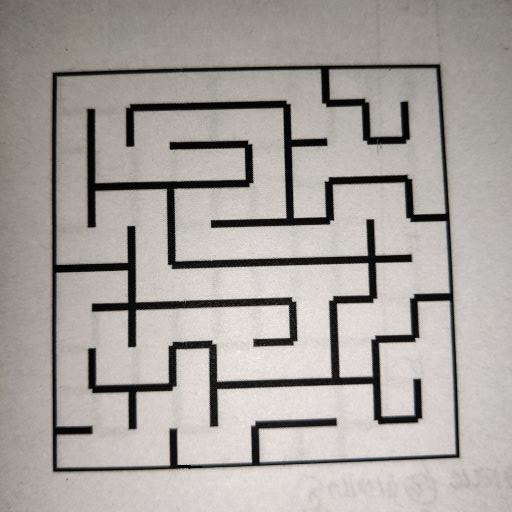
#> input picture task_1b_detect_and_encode_maze/test_cases/maze08.jpg, 512 x 512 px
$ jupyter execute --allow-errors Untitled.ipynb
#> lines starting #> are read from the running program, lines starting #| are printed output that depends on the picture; after the words box and inside, x2 and y2 are one past the last pixel; in counts of white or black regions, pixels touching at a corner belong together
[cell 1]
import cv2 as cv
import numpy as np
from matplotlib import pyplot as plt
import imutils

[cell 2]
image = cv.imread("maze08.jpg",1)
#> image is the input picture: shape (512, 512, 3); mean B, G, R 158.2, 162.1, 166.8
orig = image.copy()

[cell 3]
image

[cell 4]
plt.imshow(image)
plt.show()

[cell 5]
gray = cv.cvtColor(image, cv.COLOR_BGR2GRAY)

[cell 6]
gray = cv.GaussianBlur(gray, (9,9), 2)
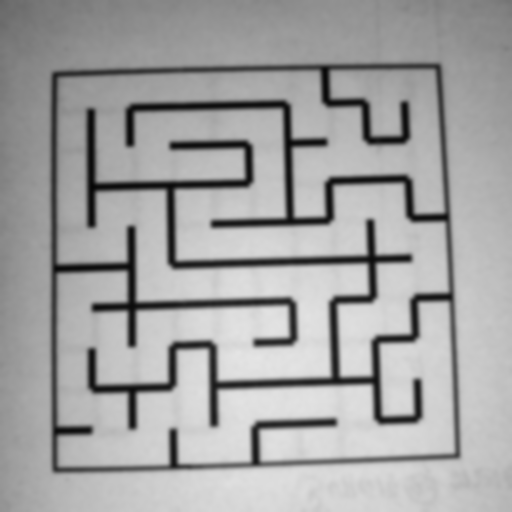
#> gray: shape (512, 512); min 5, max 229, mean 163.1
plt.imshow(gray)
imgplot1 = plt.imshow(gray, cmap='gray')

[cell 7]
edged = cv.Canny(gray, 50, 200)
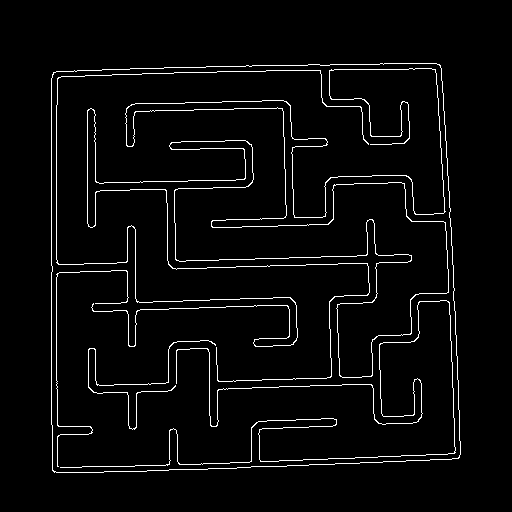
#> edged: shape (512, 512); 3.6% white in thin lines or dots, all inside (x1, y1, x2, y2) = (51, 63, 461, 473)

plt.imshow(edged)
imgplot = plt.imshow(edged, cmap='gray')
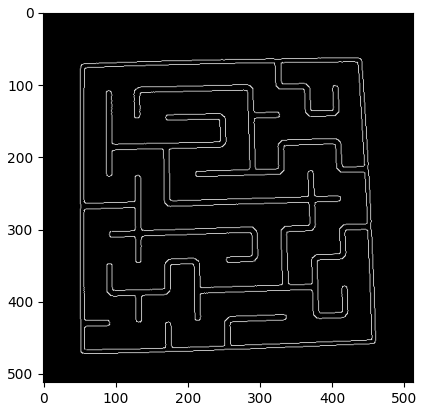
#> figure drawn by matplotlib, 1 panel

[cell 8]
cnts = cv.findContours(edged.copy(), cv.RETR_LIST, cv.CHAIN_APPROX_SIMPLE)
#> cnts = 7 contours, 1 with area under 20; largest, box (x1, y1, x2, y2) and area: (51, 63, 461, 473) 160265, (51, 63, 461, 473) 160258, (87, 68, 449, 382) 133, (60, 300, 456, 468) 44, (56, 70, 369, 347) 44, (88, 340, 216, 430) 28
cnts
#> Out has the same summary as cnts

[cell 9]
if len(cnts) == 2:
        cnts = cnts[0]

    # if the length of the contours tuple is '3' then we are using
    # either OpenCV v3, v4-pre, or v4-alpha
elif len(cnts) == 3:
        cnts = cnts[1]

[cell 10]
cnts = sorted(cnts, key = cv.contourArea, reverse = True)
# loop over the contours

	# show the contour (outline) of the piece of paper

[cell 11]
len1 = len(cnts)
#> len1 = 7
len1
#> Out = 7

[cell 12]
for c in cnts:
# approximate the contour
    peri = cv.arcLength(c, True)
    approx = cv.approxPolyDP(c, 0.05 * peri, True)
    print(len(approx))
# if our approximated contour has four points, then we
# can assume that we have found our screen
    if len(approx) == 4:
        screenCnt = approx
        break
#> this loop made 1 pass
#> (peri, screenCnt) on pass 1: (1612.2, [[439, 64], [53, 72], [54, 472], [459, 457]])
#| 4

[cell 13]
print("STEP 2: Find contours of paper")
print(screenCnt)
#| [[[439  64]]
#|  [[ 53  72]]
#|  [[ 54 472]]
#|  [[459 457]]]
cv.drawContours(image, [screenCnt], -1, (0, 255, 0), 2)
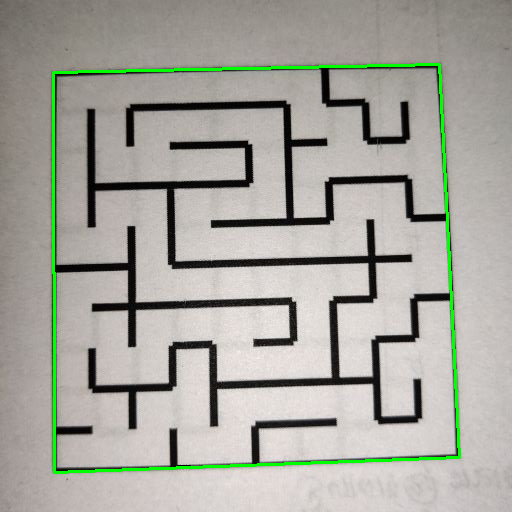
#> image: shape (512, 512, 3); 1.81% of pixels changed, all inside (x1, y1, x2, y2) = (52, 63, 461, 474)

[cell 14]
plt.imshow(image)
plt.show()

[cell 15]
pts = screenCnt.reshape(4, 2)
#> pts = [[439, 64], [53, 72], [54, 472], [459, 457]]
print(pts)
#| [[439  64]
#|  [ 53  72]
#|  [ 54 472]
#|  [459 457]]

[cell 16]
rect = np.zeros((4, 2), dtype = "float32")
# the top-left point will have the smallest sum, whereas
# the bottom-right point will have the largest sum
s = pts.sum(axis = 1)
#> s = [503, 125, 526, 916]
rect[0] = pts[np.argmin(s)]
rect[2] = pts[np.argmax(s)]
# now, compute the difference between the points, the
# top-right point will have the smallest difference,
# whereas the bottom-left will have the largest difference
diff = np.diff(pts, axis = 1)
#> diff = [-375, 19, 418, -2]
rect[1] = pts[np.argmin(diff)]
rect[3] = pts[np.argmax(diff)]
# return the ordered coordinates
print(rect)

[cell 17]
(tl, tr, br, bl) = rect
# compute the width of the new image, which will be the
# maximum distance between bottom-right and bottom-left
# x-coordiates or the top-right and top-left x-coordinates
widthA = np.sqrt(((br[0] - bl[0]) ** 2) + ((br[1] - bl[1]) ** 2))
widthB = np.sqrt(((tr[0] - tl[0]) ** 2) + ((tr[1] - tl[1]) ** 2))
maxWidth = max(int(widthA), int(widthB))
# compute the height of the new image, which will be the
# maximum distance between the top-right and bottom-right
# y-coordinates or the top-left and bottom-left y-coordinates
heightA = np.sqrt(((tr[0] - br[0]) ** 2) + ((tr[1] - br[1]) ** 2))
heightB = np.sqrt(((tl[0] - bl[0]) ** 2) + ((tl[1] - bl[1]) ** 2))
maxHeight = max(int(heightA), int(heightB))
print(f"max width{maxWidth} and max height = {maxHeight}")
# now that we have the dimensions of the new image, construct
# the set of destination points to obtain a "birds eye view",
# (i.e. top-down view) of the image, again specifying points
# in the top-left, top-right, bottom-right, and bottom-left
# order
dst = np.array([
[0, 0],
[maxWidth - 1, 0],
[maxWidth - 1, maxHeight - 1],
[0, maxHeight - 1]], dtype = "float32")
print(dst)

[cell 18]
M = cv.getPerspectiveTransform(rect, dst)
warped = cv.warpPerspective(orig, M, (maxWidth, maxHeight))
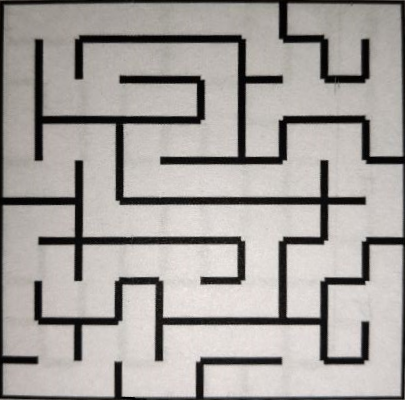
#> warped: shape (400, 405, 3); mean B, G, R 157.4, 160.8, 165.2

[cell 19]
plt.imshow(warped)
plt.show()

[cell 20]
gray =  warped
gray = cv.cvtColor(gray, cv.COLOR_BGR2GRAY)
#> gray: shape (400, 405)
gray.shape
gray = cv.GaussianBlur(gray,(5,5),0)
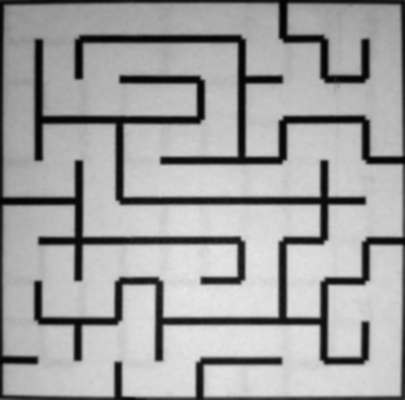
#> gray: shape (400, 405); min 2, max 233, mean 161.7
thresh = cv.copyMakeBorder(gray,5,5,5,5, cv.BORDER_CONSTANT,value=[0,0,0])
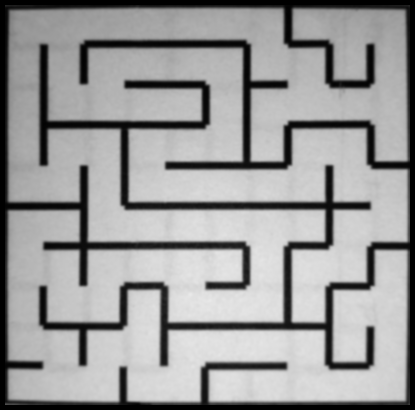
#> thresh: shape (410, 415); min 0, max 233, mean 154

[cell 21]
ret2,thresh2 = cv.threshold(thresh,145,255,cv.THRESH_BINARY)
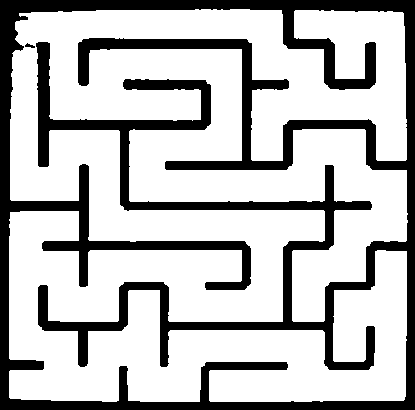
#> thresh2: shape (410, 415); 73.6% white; 2 black regions, box (x1, y1, x2, y2) and area: (0, 0, 415, 410) 44920, (25, 43, 35, 48) 27

# changes can be done

[cell 22]
plt.imshow(thresh2,cmap= 'gray')
plt.show()

[cell 23]
print(thresh.shape)
#| (410, 415)
resized_image = cv.resize(thresh, (400, 400))

[cell 24]
plt.imshow(resized_image,cmap= "gray")
cv.imwrite("borderjupyert.jpg",resized_image)
plt.show()
jincrement = resized_image.shape[0]//10
#> jincrement = 40
iincrement = resized_image.shape[1]//10
#> iincrement = 40
print(jincrement)
#| 40
print(iincrement)
#| 40
resized_image.shape
#> Out = (400, 400)

[cell 25]
i=0
array = []
ret2,resized_image = cv.threshold(resized_image,100,255,cv.THRESH_BINARY_INV)
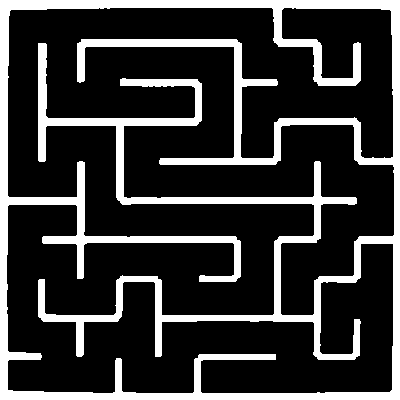
#> resized_image: shape (400, 400); 21.7% white; 1 white region, box (x1, y1, x2, y2) and area: (0, 0, 400, 400) 34656
plt.imshow(resized_image,cmap= 'gray')
plt.show()
for i in range(0,resized_image.shape[0],iincrement):

    array.append([])
    if(i==0):
        y = i

        iiicrement = 44
    else:
        y = i-1

        iiicrement = 43
    for j in range(0,resized_image.shape[1],jincrement):
            print(i//40,j//40)
            if(j==0):

                img_temp = resized_image[y:y+iiicrement,j:j+44]
            else:
                img_temp = resized_image[y:y+iiicrement,j-5:j+44]

            north = 0
            west = 0
            east = 0
            south = 0
            x_center = img_temp.shape[1]//2
            y_center = img_temp.shape[0]//2


            north_dir = 0
            while(y_center - north_dir >= 0):
                if(img_temp[y_center-north_dir, x_center] == 255):

                    north = 2
                    break
                north_dir +=1


            south_dir = 0
            while(y_center + south_dir  < img_temp.shape[0]):
                if(img_temp[y_center+south_dir,x_center] == 255):
                    south = 8

                    break
                south_dir+=1


            east_dir = 0
            while(x_center + east_dir <  img_temp.shape[1] ):
                if(img_temp[y_center,x_center+east_dir] == 255  or img_temp[15,x_center+east_dir]):
                    east = 4
                    break
                east_dir+=1


            west_dir =0
            while(x_center-west_dir >= 0):
                if(img_temp[y_center,x_center-west_dir] == 255):
                            west =1
                            break
                west_dir +=1


            array[i//40].append(north + south + east + west)
            print(img_temp.shape)


            plt.imshow(img_temp,cmap= 'gray')
            plt.show()
#> this loop made 10 passes
#> pass 2, `plt.show()`:
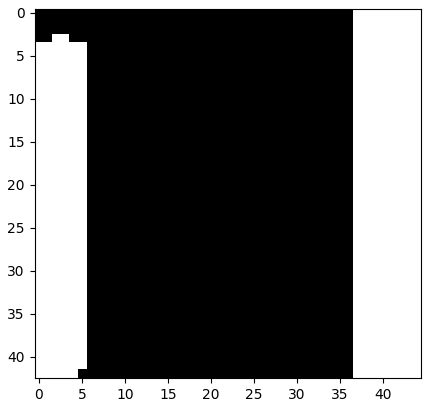
#> figure drawn by matplotlib, 1 panel
#> after the loop, array = 10 items

[cell 26]
print(array)
#> (printed output is left out)

[cell 27]
#array =   [[7, 2, 10, 14, 3, 10, 10, 6, 11, 6], [5, 5, 11, 10, 12, 3, 14, 9, 10, 4], [5, 9, 6, 3, 10, 8, 10, 10, 10, 12], [5, 3, 4, 9, 6, 3, 2, 10, 10, 14], [5, 5, 5, 3, 12, 5, 13, 3, 10, 6], [5, 5, 5, 5, 7, 1, 6, 5, 3, 4], [5, 5, 13, 5, 9, 12, 5, 5, 5, 5], [5, 9, 6, 9, 6, 3, 12, 5, 5, 5], [5, 7, 9, 6, 5, 9, 10, 12, 5, 5], [9, 8, 14, 9, 8, 10, 10, 10, 12, 13]]

[cell 28]
maze07_ideal =[
 [
  3, 2, 10, 10, 10, 10, 6, 11, 2, 6], [5, 5, 3, 10, 10, 6, 9, 6, 13, 5],
 [
  5, 9, 8, 10, 14, 5, 3, 8, 10, 4], [5, 3, 6, 3, 10, 12, 13, 3, 6, 13],
 [
  9, 12, 5, 9, 10, 10, 10, 12, 9, 6], [3, 14, 9, 10, 10, 10, 2, 14, 3, 12],
 [
  1, 6, 3, 10, 2, 14, 5, 3, 12, 7], [5, 9, 12, 7, 9, 10, 12, 13, 3, 4],
 [
  9, 6, 3, 4, 3, 10, 10, 6, 13, 5], [11, 8, 12, 9, 12, 11, 10, 8, 10, 12]]

[cell 29]
for i in  range(10):
    for j in range(10):

        if(array[i][j]!=maze07_ideal[i][j]):


            print(f"{i}{j} {array [i][j] } and{ maze07_ideal[i][j] }false")

[cell 30]
all(array )== all(maze07_ideal)
#> Out = True

$ run again, with task_1b_detect_and_encode_maze/test_cases/maze00.jpg copied over task_1b_detect_and_encode_maze/test_cases/maze08.jpg
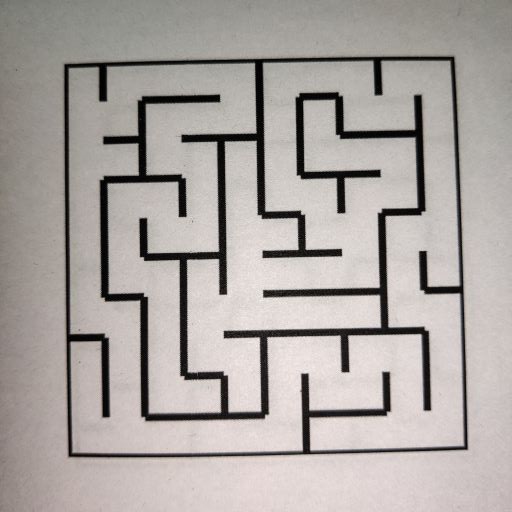
#> input picture task_1b_detect_and_encode_maze/test_cases/maze00.jpg, 512 x 512 px
#> image is the input picture: shape (512, 512, 3); mean B, G, R 161.5, 164.9, 171
#> `edged = cv.Canny(gray, 50, 200)`:
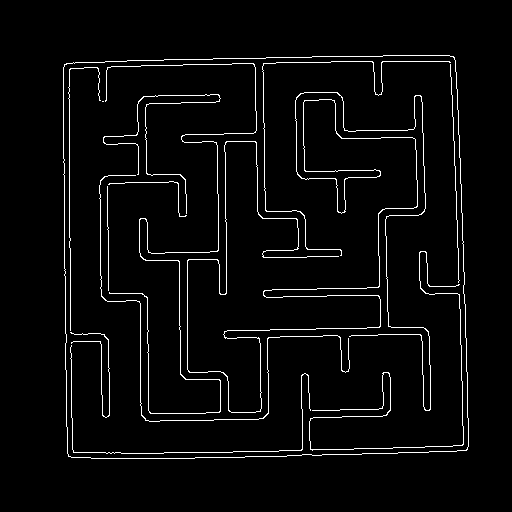
#> edged: shape (512, 512); 3.5% white in thin lines or dots, all inside (x1, y1, x2, y2) = (63, 55, 469, 459)
#> cnts = 15 contours, 8 with area under 20; largest, box (x1, y1, x2, y2) and area: (63, 55, 469, 459) 158162, (63, 55, 469, 459) 158156, (187, 92, 431, 413) 90, (105, 63, 257, 414) 30, (99, 175, 350, 422) 24, (309, 251, 464, 451) 23, (103, 94, 221, 214) 20
#> `cnts`: Out has the same summary as cnts
#> len1 = 15
#> the loop `for c in cnts:` made 1 pass
#> (peri, screenCnt) on pass 1: (1598.3, [[453, 56], [64, 64], [68, 456], [467, 449]])
#> (printed output is left out)
#| [[[453  56]]
#|  [[ 64  64]]
#|  [[ 68 456]]
#|  [[467 449]]]
#> image: shape (512, 512, 3); 1.8% of pixels changed, all inside (x1, y1, x2, y2) = (63, 55, 469, 458)
#> pts = [[453, 56], [64, 64], [68, 456], [467, 449]]
#| [[453  56]
#|  [ 64  64]
#|  [ 68 456]
#|  [467 449]]
#> s = [509, 128, 524, 916]
#> diff = [-397, 0, 388, -18]
#> thresh2: shape (403, 409); 74.2% white; 1 black region, box (x1, y1, x2, y2) and area: (0, 0, 409, 403) 42484
#| (403, 409)
#| 40
#| 40
#> the loop `for i in range(0,resized_image.shape[0],iincrement): ` made 10 passes
#> pass 2, `plt.show()`:
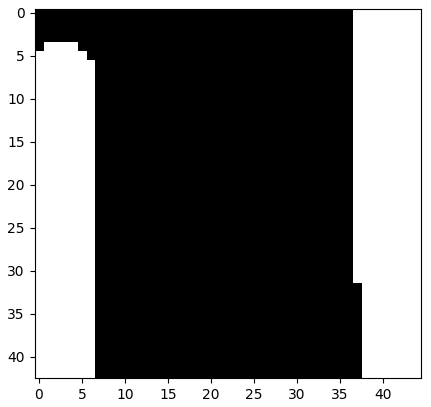
#> figure drawn by matplotlib, 1 panel
#> after the loop `for i in range(0,resized_image.shape[0],iincrement):`: array = 10 items, first 6: [7, 3, 10, 10, 6, 3, 10, 6, 3, 6], [1, 12, 3, 10, 12, 5, 7, 9, 12, 5], [1, 14, 9, 6, 7, 5, 9, 10, 6, 5], [5, 3, 6, 5, 5, 9, 6, 3, 12, 5], [5, 5, 9, 12, 1, 14, 9, 4, 3, 4], [5, 9, 6, 7, 1, 10, 10, 12, 5, 13]
#> (printed output is left out)
#> the loop `for i in  range(10):` made 10 passes
#> (printed output is left out)
#> `all(array )== all(maze07_ideal)`: Out = True

$ run again, with task_1b_detect_and_encode_maze/test_cases/maze01.jpg copied over task_1b_detect_and_encode_maze/test_cases/maze08.jpg
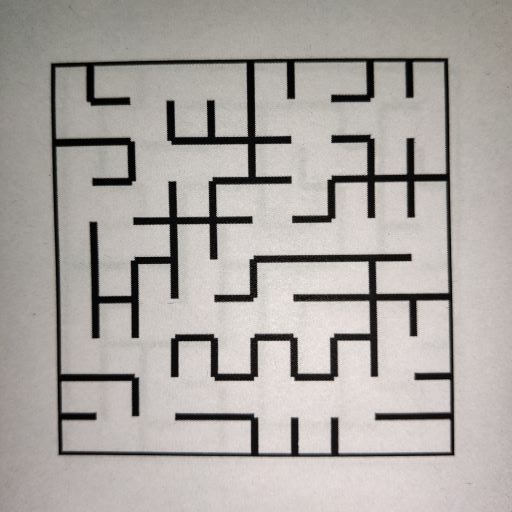
#> input picture task_1b_detect_and_encode_maze/test_cases/maze01.jpg, 512 x 512 px
#> image is the input picture: shape (512, 512, 3); mean B, G, R 163, 166.8, 171.7
#> edged: shape (512, 512); 3.5% white in thin lines or dots, all inside (x1, y1, x2, y2) = (50, 57, 456, 458)
#> cnts = 13 contours, 3 with area under 20; largest, box (x1, y1, x2, y2) and area: (50, 57, 456, 458) 158466, (50, 57, 456, 458) 158460, (170, 261, 451, 453) 96, (93, 63, 249, 225) 37, (89, 182, 292, 339) 31
#> `cnts`: Out has the same summary as cnts
#> len1 = 13
#> the loop `for c in cnts:` made 1 pass
#> (peri, screenCnt) on pass 1: (1602.6, [[447, 58], [51, 63], [59, 455], [454, 454]])
#> (printed output is left out)
#| [[[447  58]]
#|  [[ 51  63]]
#|  [[ 59 455]]
#|  [[454 454]]]
#> image: shape (512, 512, 3); 1.81% of pixels changed, all inside (x1, y1, x2, y2) = (50, 57, 456, 457)
#> pts = [[447, 58], [51, 63], [59, 455], [454, 454]]
#| [[447  58]
#|  [ 51  63]
#|  [ 59 455]
#|  [454 454]]
#> s = [505, 114, 514, 908]
#> diff = [-389, 12, 396, 0]
#> thresh2: shape (406, 406); 74.7% white; 1 black region, box (x1, y1, x2, y2) and area: (0, 0, 406, 406) 41635
#| (406, 406)
#| 40
#| 40
#> the loop `for i in range(0,resized_image.shape[0],iincrement): ` made 10 passes
#> pass 2, `plt.show()`:
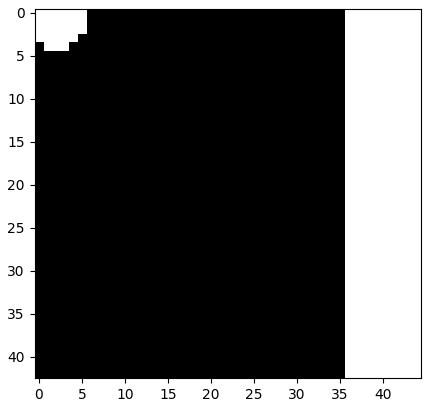
#> figure drawn by matplotlib, 1 panel
#> after the loop `for i in range(0,resized_image.shape[0],iincrement):`: array = 10 items
#> (printed output is left out)
#> the loop `for i in  range(10):` made 10 passes
#> (printed output is left out)
#> `all(array )== all(maze07_ideal)`: Out = True
